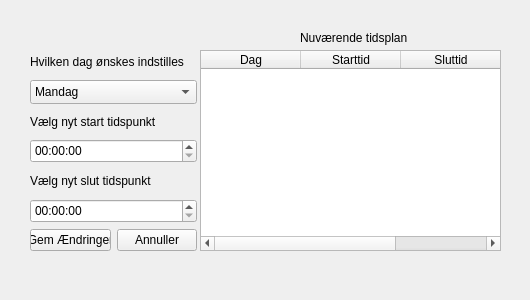
<?xml version="1.0" encoding="UTF-8"?>
<ui version="4.0">
 <class>EditOldEntry</class>
 <widget class="QWidget" name="EditOldEntry">
  <property name="geometry">
   <rect>
    <x>0</x>
    <y>0</y>
    <width>530</width>
    <height>300</height>
   </rect>
  </property>
  <property name="sizePolicy">
   <sizepolicy hsizetype="Fixed" vsizetype="Fixed">
    <horstretch>0</horstretch>
    <verstretch>0</verstretch>
   </sizepolicy>
  </property>
  <property name="windowTitle">
   <string>Form</string>
  </property>
  <widget class="QLabel" name="label_4">
   <property name="geometry">
    <rect>
     <x>300</x>
     <y>30</y>
     <width>131</width>
     <height>16</height>
    </rect>
   </property>
   <property name="text">
    <string>Nuværende tidsplan</string>
   </property>
  </widget>
  <widget class="QWidget" name="layoutWidget">
   <property name="geometry">
    <rect>
     <x>30</x>
     <y>50</y>
     <width>167</width>
     <height>201</height>
    </rect>
   </property>
   <layout class="QVBoxLayout" name="verticalLayout">
    <item>
     <widget class="QLabel" name="label">
      <property name="text">
       <string>Hvilken dag ønskes indstilles</string>
      </property>
     </widget>
    </item>
    <item>
     <widget class="QComboBox" name="DayBox">
      <property name="enabled">
       <bool>true</bool>
      </property>
      <property name="sizePolicy">
       <sizepolicy hsizetype="Minimum" vsizetype="Minimum">
        <horstretch>0</horstretch>
        <verstretch>0</verstretch>
       </sizepolicy>
      </property>
      <item>
       <property name="text">
        <string>Mandag</string>
       </property>
      </item>
      <item>
       <property name="text">
        <string>Tirsdag</string>
       </property>
      </item>
      <item>
       <property name="text">
        <string>Onsdag</string>
       </property>
      </item>
      <item>
       <property name="text">
        <string>Torsdag</string>
       </property>
      </item>
      <item>
       <property name="text">
        <string>Fredag</string>
       </property>
      </item>
      <item>
       <property name="text">
        <string>Lørdag</string>
       </property>
      </item>
      <item>
       <property name="text">
        <string>Søndag</string>
       </property>
      </item>
     </widget>
    </item>
    <item>
     <widget class="QLabel" name="label_2">
      <property name="text">
       <string>Vælg nyt start tidspunkt</string>
      </property>
     </widget>
    </item>
    <item>
     <widget class="QTimeEdit" name="EditStartTime">
      <property name="sizePolicy">
       <sizepolicy hsizetype="Minimum" vsizetype="Minimum">
        <horstretch>0</horstretch>
        <verstretch>0</verstretch>
       </sizepolicy>
      </property>
     </widget>
    </item>
    <item>
     <widget class="QLabel" name="label_3">
      <property name="text">
       <string>Vælg nyt slut tidspunkt </string>
      </property>
     </widget>
    </item>
    <item>
     <widget class="QTimeEdit" name="EditEndTime">
      <property name="sizePolicy">
       <sizepolicy hsizetype="Minimum" vsizetype="Minimum">
        <horstretch>0</horstretch>
        <verstretch>0</verstretch>
       </sizepolicy>
      </property>
     </widget>
    </item>
    <item>
     <layout class="QHBoxLayout" name="horizontalLayout">
      <item>
       <widget class="QPushButton" name="SaveEntry">
        <property name="text">
         <string>Gem Ændringer</string>
        </property>
       </widget>
      </item>
      <item>
       <widget class="QPushButton" name="Annuller">
        <property name="text">
         <string>Annuller</string>
        </property>
       </widget>
      </item>
     </layout>
    </item>
   </layout>
  </widget>
  <widget class="QTableWidget" name="EditEntryTable">
   <property name="geometry">
    <rect>
     <x>200</x>
     <y>50</y>
     <width>301</width>
     <height>201</height>
    </rect>
   </property>
   <property name="sizePolicy">
    <sizepolicy hsizetype="Fixed" vsizetype="Fixed">
     <horstretch>0</horstretch>
     <verstretch>0</verstretch>
    </sizepolicy>
   </property>
   <property name="editTriggers">
    <set>QAbstractItemView::NoEditTriggers</set>
   </property>
   <property name="selectionMode">
    <enum>QAbstractItemView::SingleSelection</enum>
   </property>
   <property name="selectionBehavior">
    <enum>QAbstractItemView::SelectRows</enum>
   </property>
   <attribute name="verticalHeaderVisible">
    <bool>false</bool>
   </attribute>
   <column>
    <property name="text">
     <string>Dag</string>
    </property>
   </column>
   <column>
    <property name="text">
     <string>Starttid</string>
    </property>
   </column>
   <column>
    <property name="text">
     <string>Sluttid</string>
    </property>
   </column>
  </widget>
 </widget>
 <resources/>
 <connections/>
</ui>
